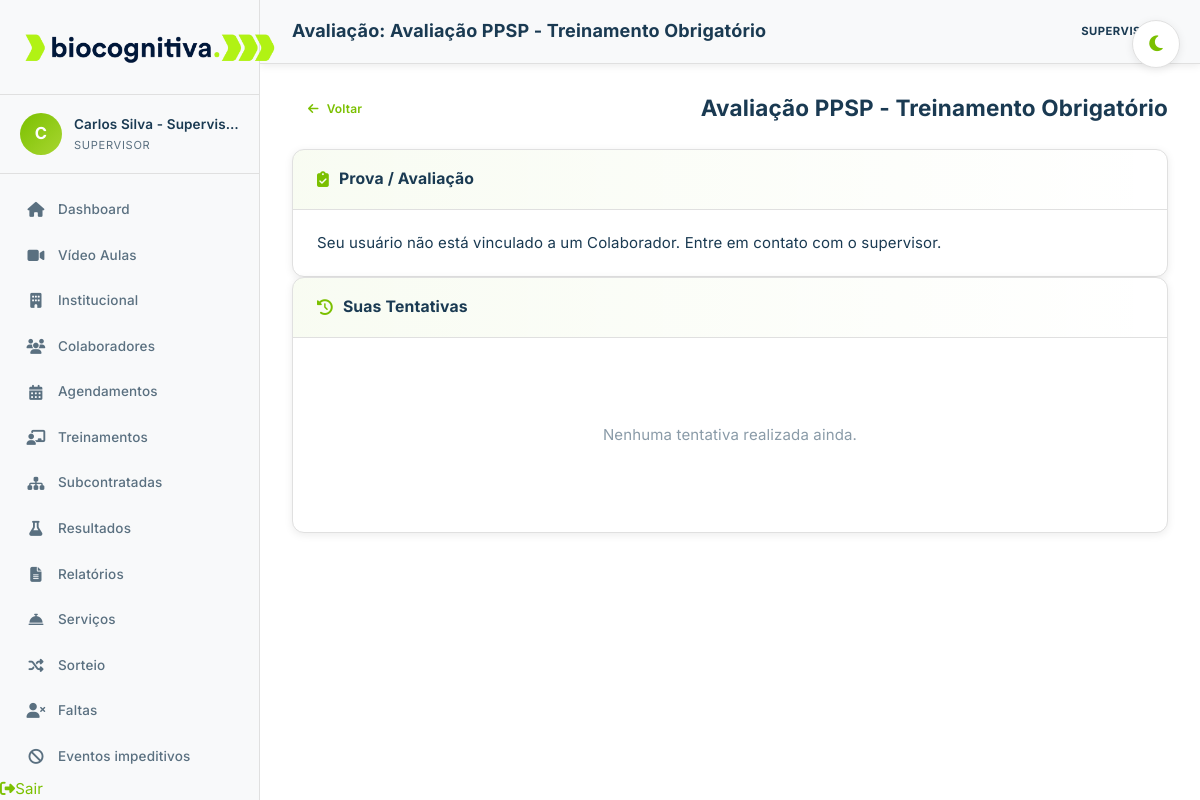
Screenshot of /avaliacao/1 (signed in) with the database file from the repository.
### tables this page shows
CREATE TABLE users (
                id INTEGER PRIMARY KEY AUTOINCREMENT,
                name TEXT NOT NULL, email TEXT UNIQUE NOT NULL, password_hash TEXT NOT NULL,
                role TEXT NOT NULL DEFAULT 'colaborador' CHECK(role IN ('supervisor','colaborador','tecnico','adm_biocognitiva','administrador','super_admin')),
                cpf TEXT DEFAULT '', phone TEXT DEFAULT '', address TEXT DEFAULT '',
                funcao TEXT DEFAULT '', data_admissao TEXT DEFAULT '',
                empresa TEXT DEFAULT '', permissions TEXT DEFAULT '{}', active INTEGER DEFAULT 1,
                last_login TIMESTAMP,
                created_at TIMESTAMP DEFAULT CURRENT_TIMESTAMP, updated_at TIMESTAMP DEFAULT CURRENT_TIMESTAMP
            );

CREATE TABLE avaliacoes (
        id INTEGER PRIMARY KEY AUTOINCREMENT,
        titulo TEXT NOT NULL, descricao TEXT DEFAULT '',
        nota_minima REAL DEFAULT 8.0, nota_maxima REAL DEFAULT 10.0,
        max_tentativas INTEGER DEFAULT 2,
        video_aula_url TEXT DEFAULT '', active INTEGER DEFAULT 1,
        created_at TIMESTAMP DEFAULT CURRENT_TIMESTAMP
    );

### app.py (the view)
@app.route('/avaliacao/<int:av_id>')
@login_required
def avaliacao(av_id):
    u=get_user(); db=get_db()
    av=db.execute('SELECT * FROM avaliacoes WHERE id=?',(av_id,)).fetchone()
    qs=db.execute('SELECT * FROM avaliacao_questoes WHERE avaliacao_id=? ORDER BY ordem',(av_id,)).fetchall()
    parsed=[dict(q) for q in qs]
    for p in parsed: p['opcoes']=json.loads(p['opcoes']) if p['opcoes'] else []
    colab=db.execute('SELECT * FROM colaboradores WHERE email=?',(u['email'],)).fetchone()
    tents=[]; can=True
    if colab:
        tents=db.execute('SELECT * FROM avaliacao_tentativas WHERE avaliacao_id=? AND colaborador_id=? ORDER BY tentativa_num',(av_id,colab['id'])).fetchall()
        can=len(tents)<av['max_tentativas']
        if tents and tents[-1]['aprovado']: can=False
    db.close()
    return render_template('avaliacao.html', user=u, avaliacao=av, questoes=parsed, tentativas=tents, can_attempt=can, colab=colab)

### app.py (called while the page is built, shortened)
@app.context_processor
def inject_release():
    return {
        'motivos_agendamento': MOTIVO_AGENDAMENTO_LABELS,
        'tipos_exame_agendamento': TIPOS_EXAME_AGENDAMENTO,
        'app_release': '2.0',
    }

def login_required(f):
    @wraps(f)
    def dec(*a,**k):
        if 'user_id' not in session: return redirect(url_for('login'))
        return f(*a,**k)
    return dec

def check_permission(module, level='view'):
    u = get_user()
    if not u: return False
    if u['role'] == 'super_admin': return True
    perms = u.get('permissions', {})
    user_level = perms.get(module, 'none')
    if level == 'admin':
        return user_level == 'admin'
    if level == 'view':
        return user_level in ('view', 'admin')
    return False

@app.context_processor
def inject_permissions():
    return dict(
        check_permission=check_permission,
        is_impersonating='impersonator_id' in session
    )

def get_user():
    user_id = session.get('user_id')
    if not user_id:
        return None
    db = get_db()
    u = db.execute('SELECT * FROM users WHERE id=?', (user_id,)).fetchone()
    db.close()
    if not u: return None
    usr = dict(u)
    try:
        usr['permissions'] = json.loads(usr.get('permissions', '{}'))
    except:
        usr['permissions'] = {}
    return usr

@app.before_request
def _local_debug_institucional_session():
    if not app.debug or session.get('user_id'):
        return

### models.py (called while the page is built)
def get_db():
    conn = sqlite3.connect(DATABASE, timeout=30)
    conn.row_factory = sqlite3.Row
    conn.execute("PRAGMA foreign_keys = ON")
    return conn

### templates/avaliacao.html (shortened to what this page needs)
{% extends "base.html" %}
{% block page_title %}Avaliação: {{ avaliacao.titulo }}{% endblock %}
{% block content %}
<div class="page-header">
    <a href="{{ url_for('dashboard') }}" class="btn btn-sm btn-secondary mb-1"><i class="fas fa-arrow-left"></i> Voltar</a>
    <h2>{{ avaliacao.titulo }}</h2>
</div>
<div class="grid-2">
<div class="card"><div class="card-header"><h2><i class="fas fa-clipboard-check"></i> Prova / Avaliação</h2></div><div class="card-body">
    {% if not colab %}
    <div class="alert alert-warning">Seu usuário não está vinculado a um Colaborador. Entre em contato com o supervisor.</div>
    {% elif not can_attempt %}
    <div class="alert alert-info">Você já completou esta avaliação ou atingiu o limite máximo de tentativas ({{ avaliacao.max_tentativas }}).</div>
    {% endif %}
</div></div>
<div class="card"><div class="card-header"><h2><i class="fas fa-history"></i> Suas Tentativas</h2></div><div class="card-body">
    {% if tentativas %}
    <table class="table"><thead><tr><th>Tentativa</th><th>Data</th><th>Nota</th><th>Status</th></tr></thead><tbody>
        {% for t in tentativas %}
        <tr><td>{{ t.tentativa_num }}</td><td>{{ t.completed_at[:16] }}</td><td><strong>{{ t.nota }}/{{ t.nota_maxima }}</strong></td><td><span class="badge {% if t.aprovado %}badge-success{% else %}badge-danger{% endif %}">{% if t.aprovado %}Aprovado{% else %}Reprovado{% endif %}</span></td></tr>
        {% endfor %}
    </tbody></table>
    {% else %}
    <p class="empty-state">Nenhuma tentativa realizada ainda.</p>
    {% endif %}
</div></div>
</div>
{% endblock %}

### templates/base.html (shortened to what this page needs)
<!DOCTYPE html>
<html lang="pt-BR">
<head>
    <link href="https://cdnjs.cloudflare.com/ajax/libs/font-awesome/6.5.1/css/all.min.css" rel="stylesheet">
    <link rel="stylesheet" href="{{ url_for('static', filename='css/biocognitiva.css') }}">
</head>
<body>
{% if session.get('user_id') %}
<nav class="sidebar" id="sidebar">
    <div class="sidebar-header">
        <div class="logo"><img src="{{ url_for('static', filename='img/logo.png') }}" alt="Biocognitiva" style="height:50px; margin-right:10px;"></div>
    </div>
    <div class="sidebar-user">
        <div class="avatar">{{ session.get('name','U')[0] }}</div>
        <div class="user-info">
            <span class="user-name">{{ session.get('name') }}</span>
            <span class="user-role">{{ session.get('role','').replace('_',' ').title() }}</span>
        </div>
    </div>
    <ul class="sidebar-menu">
        <li><a href="{{ url_for('dashboard') }}" class="{% if request.endpoint=='dashboard' %}active{% endif %}"><i class="fas fa-home"></i><span>Dashboard</span></a></li>
        {% if check_permission('treinamentos') %}
        <li><a href="{{ url_for('video_aulas') }}" class="{% if request.endpoint=='video_aulas' %}active{% endif %}"><i class="fas fa-video"></i><span>Vídeo Aulas</span></a></li>
        {% endif %}
        {% if check_permission('institucional') %}
        <li><a href="{{ url_for('institucional') }}" class="{% if request.endpoint=='institucional' %}active{% endif %}"><i class="fas fa-building"></i><span>Institucional</span></a></li>
        {% endif %}
        {% if check_permission('colaboradores') %}
        <li><a href="{{ url_for('colaboradores') }}" class="{% if request.endpoint=='colaboradores' %}active{% endif %}"><i class="fas fa-users"></i><span>Colaboradores</span></a></li>
        {% endif %}
        {% if check_permission('agendamentos') %}
        <li><a href="{{ url_for('agendamentos') }}" class="{% if request.endpoint=='agendamentos' %}active{% endif %}"><i class="fas fa-calendar-alt"></i><span>Agendamentos</span></a></li>
        {% endif %}
        {% if check_permission('treinamentos') %}
        <li><a href="{{ url_for('treinamentos') }}" class="{% if request.endpoint=='treinamentos' %}active{% endif %}"><i class="fas fa-chalkboard-teacher"></i><span>Treinamentos</span></a></li>
        {% endif %}
        {% if check_permission('subcontratadas') %}
        <li><a href="{{ url_for('subcontratadas') }}" class="{% if request.endpoint=='subcontratadas' %}active{% endif %}"><i class="fas fa-sitemap"></i><span>Subcontratadas</span></a></li>
        {% endif %}
        {% if check_permission('resultados') %}
        <li><a href="{{ url_for('resultados') }}" class="{% if request.endpoint=='resultados' %}active{% endif %}"><i class="fas fa-flask"></i><span>Resultados</span></a></li>
        {% endif %}
        {% if check_permission('relatorios') %}
        <li><a href="{{ url_for('relatorios') }}" class="{% if request.endpoint=='relatorios' %}active{% endif %}"><i class="fas fa-file-alt"></i><span>Relatórios</span></a></li>
        {% endif %}
        {% if check_permission('servicos') %}
        <li><a href="{{ url_for('servicos') }}" class="{% if request.endpoint=='servicos' %}active{% endif %}"><i class="fas fa-concierge-bell"></i><span>Serviços</span></a></li>
        {% endif %}
        {% if check_permission('sorteio') %}
        <li><a href="{{ url_for('sorteio') }}" class="{% if request.endpoint=='sorteio' %}active{% endif %}"><i class="fas fa-random"></i><span>Sorteio</span></a></li>
        {% endif %}
        {% if check_permission('faltas') %}
        <li><a href="{{ url_for('faltas') }}" class="{% if request.endpoint=='faltas' %}active{% endif %}"><i class="fas fa-user-times"></i><span>Faltas</span></a></li>
        {% endif %}
        {% if check_permission('controle_positivo') or check_permission('agendamentos') %}
        <li><a href="{{ url_for('controle_positivo') }}" class="{% if request.endpoint=='controle_positivo' %}active{% endif %}"><i class="fas fa-ban"></i><span>Eventos impeditivos</span></a></li>
        {% endif %}
    </ul>
    <div class="sidebar-footer"><a href="{{ url_for('logout') }}"><i class="fas fa-sign-out-alt"></i><span>Sair</span></a></div>
</nav>
<main class="main-content">
    <header class="topbar">
        <h1 class="page-title">{% block page_title %}Dashboard{% endblock %}</h1>
        <div class="topbar-actions">
            <button type="button" class="theme-toggle" onclick="toggleTheme()" title="Alternar tema" aria-label="Alternar tema claro ou escuro">
                <i class="fas fa-moon"></i>
            </button>
            <span class="badge badge-{{ session.get('role') }}">{{ session.get('role','').replace('_',' ').title() }}</span>
        </div>
    </header>
    <div class="content-area">{% block content %}{% endblock %}</div>
</main>
{% else %}{% block auth_content %}{% endblock %}{% endif %}
</body>
</html>

### rows the page displays
users: get "Carlos Silva - Supervisor", get "SUPERVISOR"
avaliacoes: titulo "Avaliação PPSP - Treinamento Obrigatório"

### other values shown
{{ session.get('name','U')[0] }} "C"
